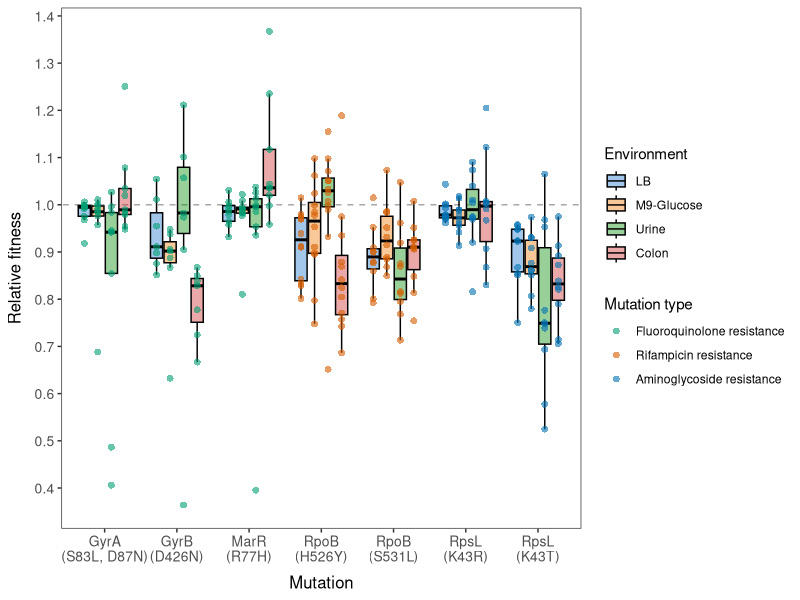
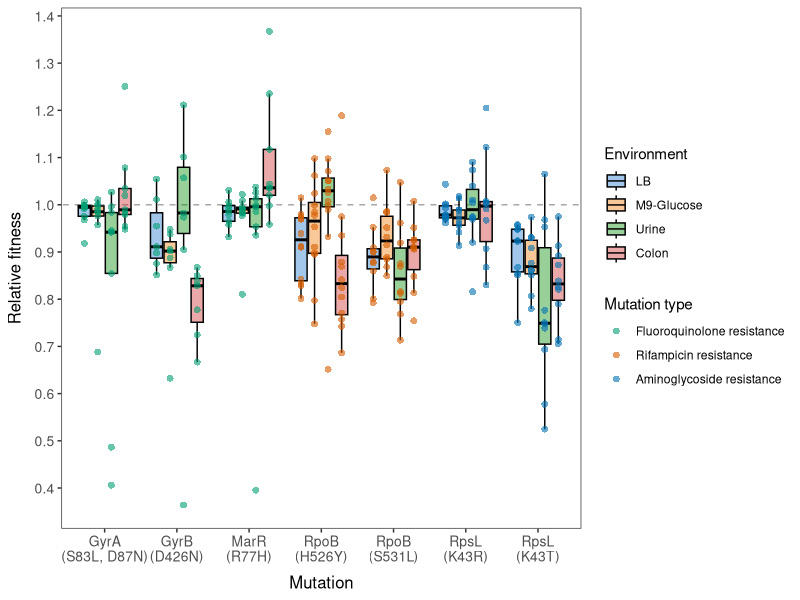

The R script that drew these images, in order:
library(ggplot2)

#Import data - Fitness of each AMR mutant relative to its ancestor in 4 growth environments
#Dataset includes mean values of four technical replicate measures
fig3data<-read.csv("Fig3-data.csv",na.strings = c("NA"),header = T,sep = ",")

#Reorder categorical variables
m<-c("none","gyrA_S83L_D87N","gyrB_D426N","marR_R77H","rpoB_H526Y","rpoB_S531L","rpsL_K43R","rpsL_K43T")
en<-c("LB","M9-Glucose","Urine","Colon")
res<-c("Fluoroquinolone resistance","Rifampicin resistance","Aminoglycoside resistance")
fig3data$Mutation<-factor(fig3data$Mutation,levels=m)
fig3data$Environment<-factor(fig3data$Environment,levels=en)
fig3data$Resistance<-factor(fig3data$Resistance,levels=res)
str(fig3data)

#Color palette
cbcolor <- c("#009E73","#D55E00","#0072B2")
cbfill <- c("dodgerblue3","darkorange2","green4","firebrick3")

#Subset data - AMR mutations only
mutonly<-subset(fig3data,Mutation!="none")

#Figure 3 plot
plotfig3<-ggplot(data=mutonly,aes(x=Mutation,y=scaledfit,fill=Environment))+
  theme_bw()+
  theme(panel.grid.major = element_blank(), panel.grid.minor = element_blank())+
  geom_abline(linewidth=0.5,linetype="dashed",color="darkgrey",aes(slope=0,intercept=1))+
  geom_boxplot(aes(fill=Environment),color="black",size=0.5,alpha=0.4,outlier.shape=NA)+
  geom_point(aes(color=Resistance),pch=16,size=2,alpha=.6,position = position_dodge(width=0.75))+
  scale_fill_manual(values=cbfill)+
  scale_color_manual(values=cbcolor)+
  labs(x="Mutation",y="Relative fitness")+
  scale_x_discrete(labels=c("gyrA_S83L_D87N" = "GyrA\n(S83L, D87N)", "gyrB_D426N" = "GyrB\n(D426N)","marR_R77H" = "MarR\n(R77H)",
                            "rpoB_H526Y" = "RpoB\n(H526Y)", "rpoB_S531L" = "RpoB\n(S531L)",
                            "rpsL_K43R" = "RpsL\n(K43R)", "rpsL_K43T" = "RpsL\n(K43T)"))+
  scale_y_continuous(breaks=c(0.3,0.4,0.5,0.6,0.7,0.8,0.9,1,1.1,1.2,1.3,1.4,1.5))+
  guides(fill=guide_legend(order=1,override.aes = list(shape = NA)),
         color=guide_legend(title="Mutation type"))+
  theme(legend.position = "right")+
  theme(axis.title.x = element_text(size=12,margin = margin(t = 0.25,unit="cm")))+
  theme(axis.title.y = element_text(size=12,margin = margin(r = 0.25,unit="cm")))+
  theme(axis.text.x = element_text(size=10))+
  theme(axis.text.y = element_text(size=10))
plotfig3

#Save as png
ggsave("Fig3-final.png", plot = plotfig3, dpi=1200,width = 9.06, height = 5.91, units = "in",bg='white')